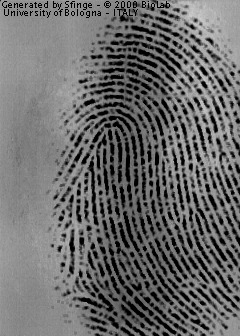
#> input picture res/sfinge-fingerprint-1.jpg, 240 x 336 px
$ python threshold.py
#> lines starting #> are read from the running program, lines starting #| are printed output that depends on the picture; after the words box and inside, x2 and y2 are one past the last pixel; in counts of white or black regions, pixels touching at a corner belong together
import numpy as np

def basic_threshold(img: np.ndarray, threshold_value: int) -> np.ndarray:
    img_out = img.copy()
    img_out[img_out > threshold_value] = 255
    img_out[img_out <= threshold_value] = 0

    return img_out

def _compute_otsu_criteria(im, th):
    # Create the thresholded image
    thresholded_im = np.zeros(im.shape)
    thresholded_im[im >= th] = 1

    # Compute weights
    nb_pixels = im.size
    nb_pixels1 = np.count_nonzero(thresholded_im)
    weight1 = nb_pixels1 / nb_pixels
    weight0 = 1 - weight1

    # If one of the classes is empty, that threshold is not considered
    if weight1 == 0 or weight0 == 0:
        return np.inf

    # Find all pixels belonging to each class
    val_pixels1 = im[thresholded_im == 1]
    val_pixels0 = im[thresholded_im == 0]

    # Compute variance of these classes
    var1 = np.var(val_pixels1) if len(val_pixels1) > 0 else 0
    var0 = np.var(val_pixels0) if len(val_pixels0) > 0 else 0

    return weight0 * var0 + weight1 * var1

def otsu_threshold(img: np.ndarray) -> np.ndarray:
    # Convert max value to integer for range
    threshold_range = range(int(np.max(img)) + 1)
    criterias = np.array([_compute_otsu_criteria(img, th) for th in threshold_range])

    # Best threshold minimizes the Otsu criteria
    best_threshold = threshold_range[np.argmin(criterias)]

    return basic_threshold(img, best_threshold)

if __name__ == '__main__':
    from cv2 import imread, imshow, waitKey, destroyAllWindows, IMREAD_GRAYSCALE

    img = imread('res/sfinge-fingerprint-1.jpg', IMREAD_GRAYSCALE)
#> img is the input picture: shape (336, 240); min 0, max 206, mean 106.9

    img_basic_threshold = basic_threshold(img=img, threshold_value=100)
#> in basic_threshold, `img_out[img_out <= threshold_value] = 0`:
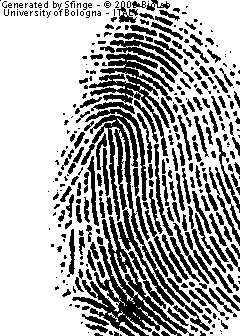
#> img_out: shape (336, 240); 67.6% white; 357 black regions (169 under 20 px), largest, box (x1, y1, x2, y2) and area: (81, 109, 210, 331) 3624, (72, 216, 194, 336) 3461, (89, 53, 174, 156) 2313
    img_otsu_threshold = otsu_threshold(img=img)
#> in _compute_otsu_criteria (call 3), `thresholded_im = np.zeros(im.shape)`: thresholded_im: shape (336, 240) float64; every value is 0
#> in _compute_otsu_criteria (call 3), `thresholded_im[im >= th] = 1`: thresholded_im: shape (336, 240) float64; values 0 (black) and 1 (white), 93.4% white; black in thin lines or dots
#> in _compute_otsu_criteria (call 4), `thresholded_im[im >= th] = 1`: thresholded_im: shape (336, 240) float64; values 0 (black) and 1 (white), 92.3% white; black in thin lines or dots
#> in _compute_otsu_criteria (call 5), `thresholded_im[im >= th] = 1`: thresholded_im: shape (336, 240) float64; values 0 (black) and 1 (white), 91.4% white; black in thin lines or dots
#> in _compute_otsu_criteria (call 6), `thresholded_im[im >= th] = 1`: thresholded_im: shape (336, 240) float64; values 0 (black) and 1 (white), 90.9% white; black in thin lines or dots
#> in _compute_otsu_criteria (call 7), `thresholded_im[im >= th] = 1`: thresholded_im: shape (336, 240) float64; values 0 (black) and 1 (white), 90.4% white; black in thin lines or dots
#> in _compute_otsu_criteria (call 8), `thresholded_im[im >= th] = 1`: thresholded_im: shape (336, 240) float64; values 0 (black) and 1 (white), 90.1% white; black in thin lines or dots
#> in _compute_otsu_criteria (call 9), `thresholded_im[im >= th] = 1`: thresholded_im: shape (336, 240) float64; values 0 (black) and 1 (white), 89.8% white; black in thin lines or dots
#> in _compute_otsu_criteria (call 10), `thresholded_im[im >= th] = 1`: thresholded_im: shape (336, 240) float64; values 0 (black) and 1 (white), 89.6% white; black in thin lines or dots
#> in _compute_otsu_criteria (call 11), `thresholded_im[im >= th] = 1`: thresholded_im: shape (336, 240) float64; values 0 (black) and 1 (white), 89.4% white; black in thin lines or dots
#> in _compute_otsu_criteria (call 12), `thresholded_im[im >= th] = 1`: thresholded_im: shape (336, 240) float64; values 0 (black) and 1 (white), 89.3% white; black in thin lines or dots
#> in _compute_otsu_criteria (call 13), `thresholded_im[im >= th] = 1`: thresholded_im: shape (336, 240) float64; values 0 (black) and 1 (white), 89.1% white; black in thin lines or dots
#> in _compute_otsu_criteria (call 14), `thresholded_im[im >= th] = 1`: thresholded_im: shape (336, 240) float64; values 0 (black) and 1 (white), 88.9% white; black in thin lines or dots
#> in _compute_otsu_criteria (call 15), `thresholded_im[im >= th] = 1`: thresholded_im: shape (336, 240) float64; values 0 (black) and 1 (white), 88.7% white; black in thin lines or dots
#> in _compute_otsu_criteria (call 16), `thresholded_im[im >= th] = 1`: thresholded_im: shape (336, 240) float64; values 0 (black) and 1 (white), 88.6% white; black in thin lines or dots
#> in _compute_otsu_criteria (call 17), `thresholded_im[im >= th] = 1`: thresholded_im: shape (336, 240) float64; values 0 (black) and 1 (white), 88.4% white; black in thin lines or dots
#> in _compute_otsu_criteria (call 18), `thresholded_im[im >= th] = 1`: thresholded_im: shape (336, 240) float64; values 0 (black) and 1 (white), 88.2% white; black in thin lines or dots
#> in _compute_otsu_criteria (call 19), `thresholded_im[im >= th] = 1`: thresholded_im: shape (336, 240) float64; values 0 (black) and 1 (white), 88.1% white; black in thin lines or dots
#> in _compute_otsu_criteria (call 20), `thresholded_im[im >= th] = 1`: thresholded_im: shape (336, 240) float64; values 0 (black) and 1 (white), 87.9% white; black in thin lines or dots
#> in _compute_otsu_criteria (call 21), `thresholded_im[im >= th] = 1`: thresholded_im: shape (336, 240) float64; values 0 (black) and 1 (white), 87.7% white; black in thin lines or dots
#> in _compute_otsu_criteria (call 22), `thresholded_im[im >= th] = 1`: thresholded_im: shape (336, 240) float64; values 0 (black) and 1 (white), 87.5% white; black in thin lines or dots
#> in _compute_otsu_criteria (call 23), `thresholded_im[im >= th] = 1`: thresholded_im: shape (336, 240) float64; values 0 (black) and 1 (white), 87.3% white; black in thin lines or dots
#> in _compute_otsu_criteria (call 24), `thresholded_im[im >= th] = 1`: thresholded_im: shape (336, 240) float64; values 0 (black) and 1 (white), 87.1% white; black in thin lines or dots
#> in _compute_otsu_criteria (call 25), `thresholded_im[im >= th] = 1`: thresholded_im: shape (336, 240) float64; values 0 (black) and 1 (white), 86.9% white; black in thin lines or dots
#> in _compute_otsu_criteria (call 26), `thresholded_im[im >= th] = 1`: thresholded_im: shape (336, 240) float64; values 0 (black) and 1 (white), 86.8% white; black in thin lines or dots
#> in _compute_otsu_criteria (call 27), `thresholded_im[im >= th] = 1`: thresholded_im: shape (336, 240) float64; values 0 (black) and 1 (white), 86.6% white; black in thin lines or dots
#> in _compute_otsu_criteria (call 28), `thresholded_im[im >= th] = 1`: thresholded_im: shape (336, 240) float64; values 0 (black) and 1 (white), 86.4% white; black in thin lines or dots
#> in _compute_otsu_criteria (call 29), `thresholded_im[im >= th] = 1`: thresholded_im: shape (336, 240) float64; values 0 (black) and 1 (white), 86.2% white; black in thin lines or dots
#> in _compute_otsu_criteria (call 30), `thresholded_im[im >= th] = 1`: thresholded_im: shape (336, 240) float64; values 0 (black) and 1 (white), 86% white; black in thin lines or dots
#> in _compute_otsu_criteria (call 31), `thresholded_im[im >= th] = 1`: thresholded_im: shape (336, 240) float64; values 0 (black) and 1 (white), 85.8% white; black in thin lines or dots
#> in _compute_otsu_criteria (call 32), `thresholded_im[im >= th] = 1`: thresholded_im: shape (336, 240) float64; values 0 (black) and 1 (white), 85.6% white; black in thin lines or dots
#> in _compute_otsu_criteria (call 33), `thresholded_im[im >= th] = 1`: thresholded_im: shape (336, 240) float64; values 0 (black) and 1 (white), 85.4% white; black in thin lines or dots
#> in _compute_otsu_criteria (call 34), `thresholded_im[im >= th] = 1`: thresholded_im: shape (336, 240) float64; values 0 (black) and 1 (white), 85.2% white; black in thin lines or dots
#> in _compute_otsu_criteria (call 35), `thresholded_im[im >= th] = 1`: thresholded_im: shape (336, 240) float64; values 0 (black) and 1 (white), 85% white; black in thin lines or dots
#> in _compute_otsu_criteria (call 36), `thresholded_im[im >= th] = 1`: thresholded_im: shape (336, 240) float64; values 0 (black) and 1 (white), 84.8% white; black in thin lines or dots
#> in _compute_otsu_criteria (call 37), `thresholded_im[im >= th] = 1`:
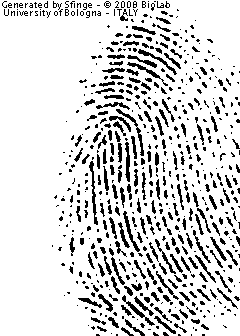
#> thresholded_im: shape (336, 240) float64; values 0 (black) and 1 (white), 84.6% white; black in thin lines or dots
#> in _compute_otsu_criteria (call 37), `nb_pixels1 = np.count_nonzero(thresholded_im)`: nb_pixels1 = 68194
#> in _compute_otsu_criteria (call 37), `weight1 = nb_pixels1 / nb_pixels`: weight1 = 0.846
#> in _compute_otsu_criteria (call 37), `weight0 = 1 - weight1`: weight0 = 0.154
#> in _compute_otsu_criteria (call 37), `val_pixels0 = im[thresholded_im == 0]`: val_pixels0 = 12446 values, max 35 at index 545, min 0 at index 2, mean 8.4
#> in _compute_otsu_criteria (call 37), `var1 = np.var(val_pixels1) if len(val_pixels1) > 0 else 0`: var1 = 1038.7
#> in _compute_otsu_criteria (call 37), `var0 = np.var(val_pixels0) if len(val_pixels0) > 0 else 0`: var0 = 120
#> in _compute_otsu_criteria (call 38), `thresholded_im[im >= th] = 1`:
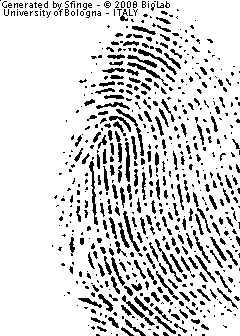
#> thresholded_im: shape (336, 240) float64; values 0 (black) and 1 (white), 84.4% white; black in thin lines or dots
#> in _compute_otsu_criteria (call 38), `nb_pixels1 = np.count_nonzero(thresholded_im)`: nb_pixels1 = 68042
#> in _compute_otsu_criteria (call 38), `weight1 = nb_pixels1 / nb_pixels`: weight1 = 0.844
#> in _compute_otsu_criteria (call 38), `weight0 = 1 - weight1`: weight0 = 0.156
#> in _compute_otsu_criteria (call 38), `val_pixels0 = im[thresholded_im == 0]`: val_pixels0 = 12598 values, max 36 at index 0, min 0 at index 3, mean 8.73
#> in _compute_otsu_criteria (call 38), `var1 = np.var(val_pixels1) if len(val_pixels1) > 0 else 0`: var1 = 1023.3
#> in _compute_otsu_criteria (call 38), `var0 = np.var(val_pixels0) if len(val_pixels0) > 0 else 0`: var0 = 127.7
#> in _compute_otsu_criteria (call 39), `thresholded_im[im >= th] = 1`:
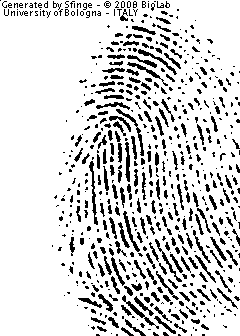
#> thresholded_im: shape (336, 240) float64; values 0 (black) and 1 (white), 84.2% white; black in thin lines or dots
#> in _compute_otsu_criteria (call 39), `nb_pixels1 = np.count_nonzero(thresholded_im)`: nb_pixels1 = 67881
#> in _compute_otsu_criteria (call 39), `weight1 = nb_pixels1 / nb_pixels`: weight1 = 0.842
#> in _compute_otsu_criteria (call 39), `weight0 = 1 - weight1`: weight0 = 0.158
#> in _compute_otsu_criteria (call 39), `val_pixels0 = im[thresholded_im == 0]`: val_pixels0 = 12759 values, max 37 at index 381, min 0 at index 3, mean 9.09
#> in _compute_otsu_criteria (call 39), `var1 = np.var(val_pixels1) if len(val_pixels1) > 0 else 0`: var1 = 1007.3
#> in _compute_otsu_criteria (call 39), `var0 = np.var(val_pixels0) if len(val_pixels0) > 0 else 0`: var0 = 136
#> in _compute_otsu_criteria (call 40), `thresholded_im[im >= th] = 1`:
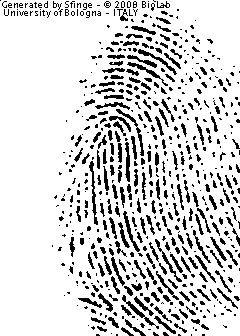
#> thresholded_im: shape (336, 240) float64; values 0 (black) and 1 (white), 84% white; black in thin lines or dots
#> in _compute_otsu_criteria (call 40), `nb_pixels1 = np.count_nonzero(thresholded_im)`: nb_pixels1 = 67701
#> in _compute_otsu_criteria (call 40), `weight1 = nb_pixels1 / nb_pixels`: weight1 = 0.84
#> in _compute_otsu_criteria (call 40), `weight0 = 1 - weight1`: weight0 = 0.16
#> in _compute_otsu_criteria (call 40), `val_pixels0 = im[thresholded_im == 0]`: val_pixels0 = 12939 values, max 38 at index 1, min 0 at index 4, mean 9.49
#> in _compute_otsu_criteria (call 40), `var1 = np.var(val_pixels1) if len(val_pixels1) > 0 else 0`: var1 = 989.7
#> in _compute_otsu_criteria (call 40), `var0 = np.var(val_pixels0) if len(val_pixels0) > 0 else 0`: var0 = 145.6
#> in otsu_threshold, `best_threshold = threshold_range[np.argmin(criterias)]`: best_threshold = 83
#> call 2 of basic_threshold, with threshold_value = 83
#> in basic_threshold (call 2), `img_out[img_out > threshold_value] = 255`:
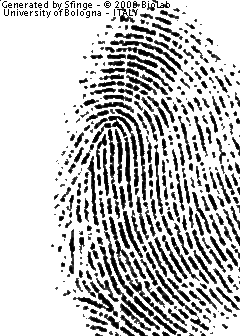
#> img_out: shape (336, 240); min 0, max 255, mean 194.7
#> in basic_threshold (call 2), `img_out[img_out <= threshold_value] = 0`:
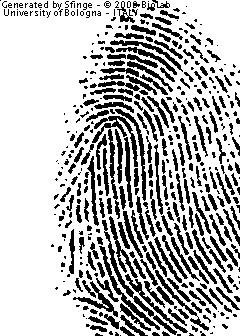
#> img_out: shape (336, 240); 73.1% white; 443 black regions (211 under 20 px), largest, box (x1, y1, x2, y2) and area: (102, 220, 177, 335) 577, (92, 116, 138, 167) 495, (99, 246, 160, 330) 458

    imshow('basic', img_basic_threshold)
    waitKey(0)
    destroyAllWindows()

    imshow('otsu', img_otsu_threshold)
    waitKey(0)
    destroyAllWindows()

$ run again, with res/sfinge-fingerprint-2.jpg copied over res/sfinge-fingerprint-1.jpg
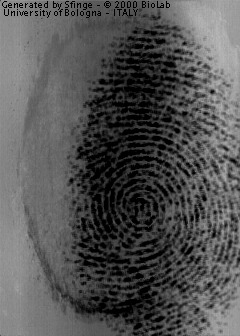
#> input picture res/sfinge-fingerprint-2.jpg, 240 x 336 px
#> img is the input picture: shape (336, 240); min 0, max 187, mean 83.3
#> in basic_threshold, `img_out[img_out <= threshold_value] = 0`:
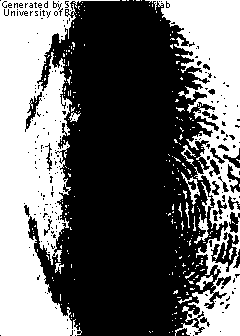
#> img_out: shape (336, 240); 40.8% white; 237 white regions (220 under 20 px), largest, box (x1, y1, x2, y2) and area: (0, 0, 120, 336) 19330, (145, 0, 240, 336) 11897, (181, 172, 200, 205) 159
#> best_threshold = 77
#> in basic_threshold (call 2), `img_out[img_out <= threshold_value] = 0`:
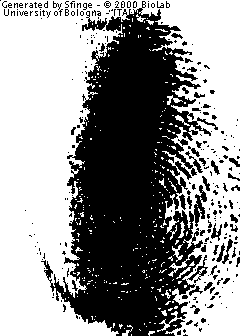
#> img_out: shape (336, 240); 57.7% white; 279 black regions (234 under 20 px), largest, box (x1, y1, x2, y2) and area: (41, 1, 218, 336) 31034, (187, 255, 208, 283) 131, (222, 239, 233, 264) 84
